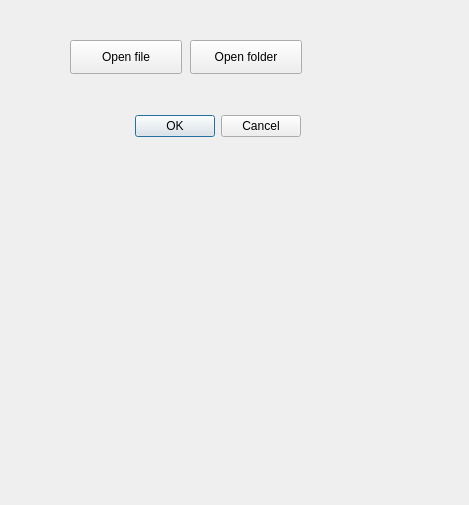
<?xml version="1.0" encoding="UTF-8"?>
<ui version="4.0">
 <class>Dialog</class>
 <widget class="QDialog" name="Dialog">
  <property name="geometry">
   <rect>
    <x>0</x>
    <y>0</y>
    <width>469</width>
    <height>505</height>
   </rect>
  </property>
  <property name="windowTitle">
   <string>File Dialog</string>
  </property>
  <widget class="QDialogButtonBox" name="buttonBox">
   <property name="geometry">
    <rect>
     <x>-40</x>
     <y>110</y>
     <width>341</width>
     <height>32</height>
    </rect>
   </property>
   <property name="orientation">
    <enum>Qt::Horizontal</enum>
   </property>
   <property name="standardButtons">
    <set>QDialogButtonBox::Cancel|QDialogButtonBox::Ok</set>
   </property>
  </widget>
  <widget class="QPushButton" name="pushButton_file">
   <property name="geometry">
    <rect>
     <x>70</x>
     <y>40</y>
     <width>112</width>
     <height>34</height>
    </rect>
   </property>
   <property name="text">
    <string>Open file</string>
   </property>
  </widget>
  <widget class="QPushButton" name="pushButton_folder">
   <property name="geometry">
    <rect>
     <x>190</x>
     <y>40</y>
     <width>112</width>
     <height>34</height>
    </rect>
   </property>
   <property name="text">
    <string>Open folder</string>
   </property>
  </widget>
 </widget>
 <resources/>
 <connections>
  <connection>
   <sender>buttonBox</sender>
   <signal>accepted()</signal>
   <receiver>Dialog</receiver>
   <slot>accept()</slot>
   <hints>
    <hint type="sourcelabel">
     <x>248</x>
     <y>254</y>
    </hint>
    <hint type="destinationlabel">
     <x>157</x>
     <y>274</y>
    </hint>
   </hints>
  </connection>
  <connection>
   <sender>buttonBox</sender>
   <signal>rejected()</signal>
   <receiver>Dialog</receiver>
   <slot>reject()</slot>
   <hints>
    <hint type="sourcelabel">
     <x>316</x>
     <y>260</y>
    </hint>
    <hint type="destinationlabel">
     <x>286</x>
     <y>274</y>
    </hint>
   </hints>
  </connection>
 </connections>
</ui>
